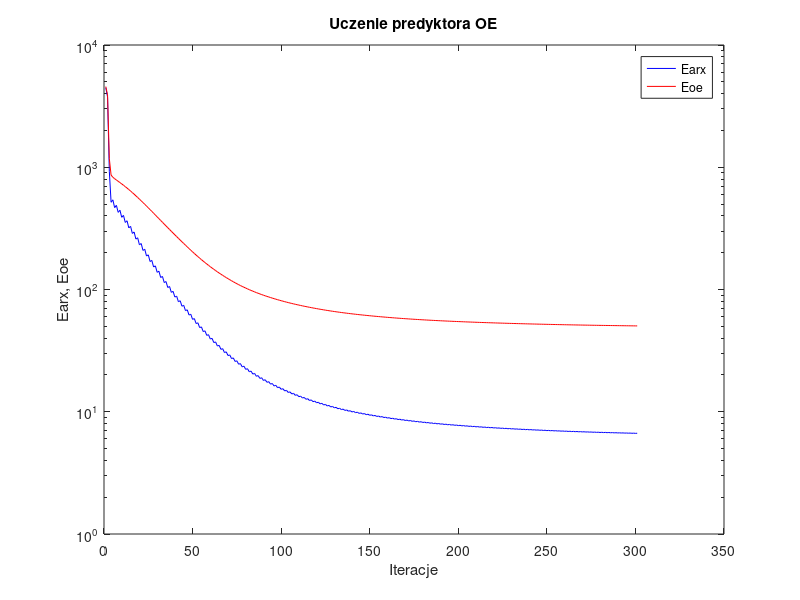
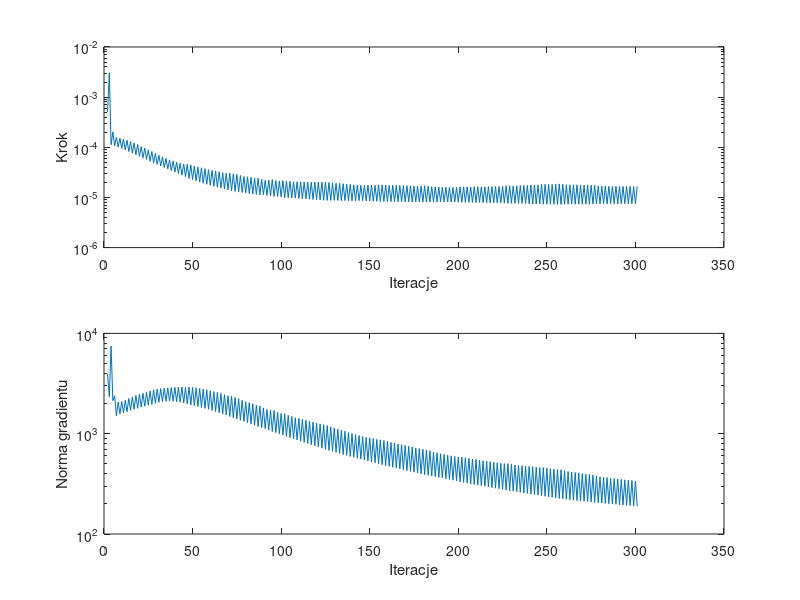

Reproduce these figures in MATLAB, in order.
%uczenie predyktora oe
clear all;
n=0; farx(n+1)=4.475612e+003; foe(n+1)=4.571199e+003; wspucz(n+1)=0.000000e+000; ng(n+1)=0.000000e+000;
n=1; farx(n+1)=3.761043e+003; foe(n+1)=3.907792e+003; krok(n+1)=5.053235e-004; ng(n+1)=3.945823e+003;
n=2; farx(n+1)=9.276067e+002; foe(n+1)=1.177501e+003; krok(n+1)=3.065383e-003; ng(n+1)=2.338939e+003;
n=3; farx(n+1)=5.171372e+002; foe(n+1)=8.623928e+002; krok(n+1)=1.120093e-004; ng(n+1)=7.463035e+003;
n=4; farx(n+1)=5.412733e+002; foe(n+1)=8.288214e+002; krok(n+1)=2.034749e-004; ng(n+1)=2.136019e+003;
n=5; farx(n+1)=4.673794e+002; foe(n+1)=8.057553e+002; krok(n+1)=1.070946e-004; ng(n+1)=2.391647e+003;
n=6; farx(n+1)=4.881077e+002; foe(n+1)=7.868236e+002; krok(n+1)=1.569452e-004; ng(n+1)=1.506832e+003;
n=7; farx(n+1)=4.275667e+002; foe(n+1)=7.673818e+002; krok(n+1)=1.007837e-004; ng(n+1)=2.066015e+003;
n=8; farx(n+1)=4.449175e+002; foe(n+1)=7.494870e+002; krok(n+1)=1.515450e-004; ng(n+1)=1.576888e+003;
n=9; farx(n+1)=3.897082e+002; foe(n+1)=7.305139e+002; krok(n+1)=9.458811e-005; ng(n+1)=2.087342e+003;
n=10; farx(n+1)=4.038854e+002; foe(n+1)=7.127807e+002; krok(n+1)=1.445012e-004; ng(n+1)=1.612377e+003;
n=11; farx(n+1)=3.535435e+002; foe(n+1)=6.938286e+002; krok(n+1)=8.836179e-005; ng(n+1)=2.149728e+003;
n=12; farx(n+1)=3.651773e+002; foe(n+1)=6.759765e+002; krok(n+1)=1.383684e-004; ng(n+1)=1.655843e+003;
n=13; farx(n+1)=3.191746e+002; foe(n+1)=6.568851e+002; krok(n+1)=8.233132e-005; ng(n+1)=2.244732e+003;
n=14; farx(n+1)=3.288520e+002; foe(n+1)=6.390702e+002; krok(n+1)=1.297027e-004; ng(n+1)=1.709447e+003;
n=15; farx(n+1)=2.875044e+002; foe(n+1)=6.201009e+002; krok(n+1)=7.651456e-005; ng(n+1)=2.326846e+003;
n=16; farx(n+1)=2.954278e+002; foe(n+1)=6.023696e+002; krok(n+1)=1.220198e-004; ng(n+1)=1.749400e+003;
n=17; farx(n+1)=2.584158e+002; foe(n+1)=5.836873e+002; krok(n+1)=7.103937e-005; ng(n+1)=2.409198e+003;
n=18; farx(n+1)=2.650242e+002; foe(n+1)=5.663018e+002; krok(n+1)=1.133097e-004; ng(n+1)=1.791407e+003;
n=19; farx(n+1)=2.320787e+002; foe(n+1)=5.481564e+002; krok(n+1)=6.615676e-005; ng(n+1)=2.478764e+003;
n=20; farx(n+1)=2.377018e+002; foe(n+1)=5.313797e+002; krok(n+1)=1.032442e-004; ng(n+1)=1.842773e+003;
n=21; farx(n+1)=2.087567e+002; foe(n+1)=5.140605e+002; krok(n+1)=6.158863e-005; ng(n+1)=2.527368e+003;
n=22; farx(n+1)=2.135295e+002; foe(n+1)=4.978954e+002; krok(n+1)=9.579321e-005; ng(n+1)=1.879364e+003;
n=23; farx(n+1)=1.878726e+002; foe(n+1)=4.813322e+002; krok(n+1)=5.714551e-005; ng(n+1)=2.596092e+003;
n=24; farx(n+1)=1.921094e+002; foe(n+1)=4.659463e+002; krok(n+1)=8.878196e-005; ng(n+1)=1.923321e+003;
n=25; farx(n+1)=1.693883e+002; foe(n+1)=4.501410e+002; krok(n+1)=5.261508e-005; ng(n+1)=2.672378e+003;
n=26; farx(n+1)=1.729905e+002; foe(n+1)=4.354719e+002; krok(n+1)=8.271938e-005; ng(n+1)=1.955001e+003;
n=27; farx(n+1)=1.528170e+002; foe(n+1)=4.205278e+002; krok(n+1)=4.888219e-005; ng(n+1)=2.738029e+003;
n=28; farx(n+1)=1.560684e+002; foe(n+1)=4.067768e+002; krok(n+1)=7.571652e-005; ng(n+1)=2.011575e+003;
n=29; farx(n+1)=1.382163e+002; foe(n+1)=3.927769e+002; krok(n+1)=4.554340e-005; ng(n+1)=2.783063e+003;
n=30; farx(n+1)=1.411264e+002; foe(n+1)=3.799150e+002; krok(n+1)=6.946355e-005; ng(n+1)=2.057838e+003;
n=31; farx(n+1)=1.253546e+002; foe(n+1)=3.668748e+002; krok(n+1)=4.244958e-005; ng(n+1)=2.813560e+003;
n=32; farx(n+1)=1.279369e+002; foe(n+1)=3.548442e+002; krok(n+1)=6.447294e-005; ng(n+1)=2.086700e+003;
n=33; farx(n+1)=1.139396e+002; foe(n+1)=3.427012e+002; krok(n+1)=3.953838e-005; ng(n+1)=2.843110e+003;
n=34; farx(n+1)=1.162265e+002; foe(n+1)=3.314864e+002; krok(n+1)=5.990465e-005; ng(n+1)=2.105858e+003;
n=35; farx(n+1)=1.038041e+002; foe(n+1)=3.202401e+002; krok(n+1)=3.693259e-005; ng(n+1)=2.861368e+003;
n=36; farx(n+1)=1.058497e+002; foe(n+1)=3.098160e+002; krok(n+1)=5.618446e-005; ng(n+1)=2.114469e+003;
n=37; farx(n+1)=9.479125e+001; foe(n+1)=2.993908e+002; krok(n+1)=3.437390e-005; ng(n+1)=2.884234e+003;
n=38; farx(n+1)=9.658496e+001; foe(n+1)=2.896960e+002; krok(n+1)=5.314479e-005; ng(n+1)=2.104441e+003;
n=39; farx(n+1)=8.672608e+001; foe(n+1)=2.800614e+002; krok(n+1)=3.204087e-005; ng(n+1)=2.897671e+003;
n=40; farx(n+1)=8.830698e+001; foe(n+1)=2.710705e+002; krok(n+1)=5.059212e-005; ng(n+1)=2.085789e+003;
n=41; farx(n+1)=7.947585e+001; foe(n+1)=2.621733e+002; krok(n+1)=2.993183e-005; ng(n+1)=2.906928e+003;
n=42; farx(n+1)=8.090686e+001; foe(n+1)=2.538835e+002; krok(n+1)=4.837788e-005; ng(n+1)=2.069546e+003;
n=43; farx(n+1)=7.299478e+001; foe(n+1)=2.456556e+002; krok(n+1)=2.780862e-005; ng(n+1)=2.916251e+003;
n=44; farx(n+1)=7.422416e+001; foe(n+1)=2.379705e+002; krok(n+1)=4.661880e-005; ng(n+1)=2.033137e+003;
n=45; farx(n+1)=6.718073e+001; foe(n+1)=2.304097e+002; krok(n+1)=2.581106e-005; ng(n+1)=2.907974e+003;
n=46; farx(n+1)=6.820407e+001; foe(n+1)=2.232313e+002; krok(n+1)=4.614756e-005; ng(n+1)=1.977278e+003;
n=47; farx(n+1)=6.184141e+001; foe(n+1)=2.162076e+002; krok(n+1)=2.394830e-005; ng(n+1)=2.923743e+003;
n=48; farx(n+1)=6.271447e+001; foe(n+1)=2.095809e+002; krok(n+1)=4.461789e-005; ng(n+1)=1.933019e+003;
n=49; farx(n+1)=5.698221e+001; foe(n+1)=2.031639e+002; krok(n+1)=2.262551e-005; ng(n+1)=2.900768e+003;
n=50; farx(n+1)=5.781181e+001; foe(n+1)=1.971651e+002; krok(n+1)=4.244958e-005; ng(n+1)=1.907100e+003;
n=51; farx(n+1)=5.266243e+001; foe(n+1)=1.913090e+002; krok(n+1)=2.132008e-005; ng(n+1)=2.870065e+003;
n=52; farx(n+1)=5.339876e+001; foe(n+1)=1.858234e+002; krok(n+1)=4.068304e-005; ng(n+1)=1.864263e+003;
n=53; farx(n+1)=4.877986e+001; foe(n+1)=1.805135e+002; krok(n+1)=2.020969e-005; ng(n+1)=2.825229e+003;
n=54; farx(n+1)=4.944837e+001; foe(n+1)=1.755115e+002; krok(n+1)=3.909086e-005; ng(n+1)=1.826077e+003;
n=55; farx(n+1)=4.528337e+001; foe(n+1)=1.706835e+002; krok(n+1)=1.920477e-005; ng(n+1)=2.782719e+003;
n=56; farx(n+1)=4.590370e+001; foe(n+1)=1.661396e+002; krok(n+1)=3.746225e-005; ng(n+1)=1.788595e+003;
n=57; farx(n+1)=4.214156e+001; foe(n+1)=1.617535e+002; krok(n+1)=1.831129e-005; ng(n+1)=2.733658e+003;
n=58; farx(n+1)=4.272292e+001; foe(n+1)=1.576303e+002; krok(n+1)=3.592136e-005; ng(n+1)=1.750011e+003;
n=59; farx(n+1)=3.932181e+001; foe(n+1)=1.536438e+002; krok(n+1)=1.747693e-005; ng(n+1)=2.681030e+003;
n=60; farx(n+1)=3.986072e+001; foe(n+1)=1.498895e+002; krok(n+1)=3.463091e-005; ng(n+1)=1.707655e+003;
n=61; farx(n+1)=3.678555e+001; foe(n+1)=1.462608e+002; krok(n+1)=1.666649e-005; ng(n+1)=2.627233e+003;
n=62; farx(n+1)=3.727380e+001; foe(n+1)=1.428203e+002; krok(n+1)=3.371798e-005; ng(n+1)=1.661057e+003;
n=63; farx(n+1)=3.447716e+001; foe(n+1)=1.395067e+002; krok(n+1)=1.595012e-005; ng(n+1)=2.575819e+003;
n=64; farx(n+1)=3.493289e+001; foe(n+1)=1.363719e+002; krok(n+1)=3.261438e-005; ng(n+1)=1.618171e+003;
n=65; farx(n+1)=3.238320e+001; foe(n+1)=1.333508e+002; krok(n+1)=1.535151e-005; ng(n+1)=2.518245e+003;
n=66; farx(n+1)=3.281693e+001; foe(n+1)=1.305087e+002; krok(n+1)=3.121480e-005; ng(n+1)=1.578681e+003;
n=67; farx(n+1)=3.050198e+001; foe(n+1)=1.277700e+002; krok(n+1)=1.482745e-005; ng(n+1)=2.448446e+003;
n=68; farx(n+1)=3.091118e+001; foe(n+1)=1.251782e+002; krok(n+1)=3.023762e-005; ng(n+1)=1.537061e+003;
n=69; farx(n+1)=2.881475e+001; foe(n+1)=1.226755e+002; krok(n+1)=1.416371e-005; ng(n+1)=2.390388e+003;
n=70; farx(n+1)=2.917196e+001; foe(n+1)=1.202509e+002; krok(n+1)=3.059974e-005; ng(n+1)=1.485071e+003;
n=71; farx(n+1)=2.722622e+001; foe(n+1)=1.179133e+002; krok(n+1)=1.357488e-005; ng(n+1)=2.366648e+003;
n=72; farx(n+1)=2.756410e+001; foe(n+1)=1.157043e+002; krok(n+1)=2.952483e-005; ng(n+1)=1.443630e+003;
n=73; farx(n+1)=2.579112e+001; foe(n+1)=1.135785e+002; krok(n+1)=1.315377e-005; ng(n+1)=2.296851e+003;
n=74; farx(n+1)=2.610635e+001; foe(n+1)=1.115523e+002; krok(n+1)=2.877521e-005; ng(n+1)=1.400961e+003;
n=75; farx(n+1)=2.447622e+001; foe(n+1)=1.096074e+002; krok(n+1)=1.280413e-005; ng(n+1)=2.236848e+003;
n=76; farx(n+1)=2.477963e+001; foe(n+1)=1.077673e+002; krok(n+1)=2.746916e-005; ng(n+1)=1.362858e+003;
n=77; farx(n+1)=2.328615e+001; foe(n+1)=1.060076e+002; krok(n+1)=1.259177e-005; ng(n+1)=2.156006e+003;
n=78; farx(n+1)=2.358781e+001; foe(n+1)=1.043429e+002; krok(n+1)=2.624535e-005; ng(n+1)=1.328294e+003;
n=79; farx(n+1)=2.221887e+001; foe(n+1)=1.027368e+002; krok(n+1)=1.229246e-005; ng(n+1)=2.087944e+003;
n=80; farx(n+1)=2.250441e+001; foe(n+1)=1.012014e+002; krok(n+1)=2.580710e-005; ng(n+1)=1.288658e+003;
n=81; farx(n+1)=2.123475e+001; foe(n+1)=9.971446e+001; krok(n+1)=1.197513e-005; ng(n+1)=2.042481e+003;
n=82; farx(n+1)=2.150744e+001; foe(n+1)=9.830190e+001; krok(n+1)=2.518354e-005; ng(n+1)=1.251286e+003;
n=83; farx(n+1)=2.033181e+001; foe(n+1)=9.693079e+001; krok(n+1)=1.171380e-005; ng(n+1)=1.988516e+003;
n=84; farx(n+1)=2.059094e+001; foe(n+1)=9.562981e+001; krok(n+1)=2.443486e-005; ng(n+1)=1.215281e+003;
n=85; farx(n+1)=1.950587e+001; foe(n+1)=9.437173e+001; krok(n+1)=1.149974e-005; ng(n+1)=1.925120e+003;
n=86; farx(n+1)=1.975651e+001; foe(n+1)=9.316914e+001; krok(n+1)=2.418894e-005; ng(n+1)=1.181069e+003;
n=87; farx(n+1)=1.873646e+001; foe(n+1)=9.199111e+001; krok(n+1)=1.126542e-005; ng(n+1)=1.892205e+003;
n=88; farx(n+1)=1.897738e+001; foe(n+1)=9.088902e+001; krok(n+1)=2.299949e-005; ng(n+1)=1.150351e+003;
n=89; farx(n+1)=1.803409e+001; foe(n+1)=8.982056e+001; krok(n+1)=1.126542e-005; ng(n+1)=1.809015e+003;
n=90; farx(n+1)=1.827514e+001; foe(n+1)=8.881628e+001; krok(n+1)=2.190752e-005; ng(n+1)=1.124097e+003;
n=91; farx(n+1)=1.740809e+001; foe(n+1)=8.783396e+001; krok(n+1)=1.104522e-005; ng(n+1)=1.744594e+003;
n=92; farx(n+1)=1.762967e+001; foe(n+1)=8.688337e+001; krok(n+1)=2.212034e-005; ng(n+1)=1.088195e+003;
n=93; farx(n+1)=1.682078e+001; foe(n+1)=8.595863e+001; krok(n+1)=1.069939e-005; ng(n+1)=1.715583e+003;
n=94; farx(n+1)=1.702458e+001; foe(n+1)=8.505252e+001; krok(n+1)=2.277170e-005; ng(n+1)=1.052379e+003;
n=95; farx(n+1)=1.625190e+001; foe(n+1)=8.416866e+001; krok(n+1)=1.046074e-005; ng(n+1)=1.706396e+003;
n=96; farx(n+1)=1.644771e+001; foe(n+1)=8.333299e+001; krok(n+1)=2.170937e-005; ng(n+1)=1.024960e+003;
n=97; farx(n+1)=1.573397e+001; foe(n+1)=8.252776e+001; krok(n+1)=1.044207e-005; ng(n+1)=1.629955e+003;
n=98; farx(n+1)=1.592586e+001; foe(n+1)=8.175163e+001; krok(n+1)=2.132008e-005; ng(n+1)=9.980489e+002;
n=99; farx(n+1)=1.525753e+001; foe(n+1)=8.099656e+001; krok(n+1)=1.023989e-005; ng(n+1)=1.592175e+003;
n=100; farx(n+1)=1.544131e+001; foe(n+1)=8.026297e+001; krok(n+1)=2.167257e-005; ng(n+1)=9.683895e+002;
n=101; farx(n+1)=1.480689e+001; foe(n+1)=7.954003e+001; krok(n+1)=9.955536e-006; ng(n+1)=1.580556e+003;
n=102; farx(n+1)=1.497529e+001; foe(n+1)=7.884443e+001; krok(n+1)=2.139878e-005; ng(n+1)=9.389180e+002;
n=103; farx(n+1)=1.438317e+001; foe(n+1)=7.817519e+001; krok(n+1)=9.888364e-006; ng(n+1)=1.525750e+003;
n=104; farx(n+1)=1.454697e+001; foe(n+1)=7.752432e+001; krok(n+1)=2.114892e-005; ng(n+1)=9.135914e+002;
n=105; farx(n+1)=1.398542e+001; foe(n+1)=7.689419e+001; krok(n+1)=9.809075e-006; ng(n+1)=1.491489e+003;
n=106; farx(n+1)=1.414667e+001; foe(n+1)=7.629033e+001; krok(n+1)=2.047978e-005; ng(n+1)=8.911879e+002;
n=107; farx(n+1)=1.362155e+001; foe(n+1)=7.570346e+001; krok(n+1)=9.716744e-006; ng(n+1)=1.443557e+003;
n=108; farx(n+1)=1.377690e+001; foe(n+1)=7.513201e+001; krok(n+1)=2.058283e-005; ng(n+1)=8.662983e+002;
n=109; farx(n+1)=1.327738e+001; foe(n+1)=7.457295e+001; krok(n+1)=9.554760e-006; ng(n+1)=1.422051e+003;
n=110; farx(n+1)=1.342652e+001; foe(n+1)=7.403324e+001; krok(n+1)=2.044242e-005; ng(n+1)=8.426832e+002;
n=111; farx(n+1)=1.295469e+001; foe(n+1)=7.350569e+001; krok(n+1)=9.434846e-006; ng(n+1)=1.389186e+003;
n=112; farx(n+1)=1.309744e+001; foe(n+1)=7.299431e+001; krok(n+1)=2.036880e-005; ng(n+1)=8.195296e+002;
n=113; farx(n+1)=1.264949e+001; foe(n+1)=7.249551e+001; krok(n+1)=9.351708e-006; ng(n+1)=1.358344e+003;
n=114; farx(n+1)=1.278949e+001; foe(n+1)=7.201469e+001; krok(n+1)=2.018691e-005; ng(n+1)=7.987394e+002;
n=115; farx(n+1)=1.236466e+001; foe(n+1)=7.154134e+001; krok(n+1)=9.225986e-006; ng(n+1)=1.331059e+003;
n=116; farx(n+1)=1.249869e+001; foe(n+1)=7.108407e+001; krok(n+1)=2.018691e-005; ng(n+1)=7.769437e+002;
n=117; farx(n+1)=1.209529e+001; foe(n+1)=7.063493e+001; krok(n+1)=9.119360e-006; ng(n+1)=1.303496e+003;
n=118; farx(n+1)=1.222476e+001; foe(n+1)=7.020076e+001; krok(n+1)=2.018691e-005; ng(n+1)=7.565691e+002;
n=119; farx(n+1)=1.184107e+001; foe(n+1)=6.977330e+001; krok(n+1)=9.003600e-006; ng(n+1)=1.278824e+003;
n=120; farx(n+1)=1.196540e+001; foe(n+1)=6.935990e+001; krok(n+1)=2.018691e-005; ng(n+1)=7.365898e+002;
n=121; farx(n+1)=1.160125e+001; foe(n+1)=6.895371e+001; krok(n+1)=8.887598e-006; ng(n+1)=1.252434e+003;
n=122; farx(n+1)=1.172006e+001; foe(n+1)=6.855812e+001; krok(n+1)=2.031518e-005; ng(n+1)=7.167397e+002;
n=123; farx(n+1)=1.137221e+001; foe(n+1)=6.817087e+001; krok(n+1)=8.804989e-006; ng(n+1)=1.229181e+003;
n=124; farx(n+1)=1.148807e+001; foe(n+1)=6.779627e+001; krok(n+1)=2.018691e-005; ng(n+1)=6.988905e+002;
n=125; farx(n+1)=1.115626e+001; foe(n+1)=6.742808e+001; krok(n+1)=8.739066e-006; ng(n+1)=1.203275e+003;
n=126; farx(n+1)=1.126834e+001; foe(n+1)=6.707311e+001; krok(n+1)=1.991107e-005; ng(n+1)=6.817079e+002;
n=127; farx(n+1)=1.095290e+001; foe(n+1)=6.672574e+001; krok(n+1)=8.718949e-006; ng(n+1)=1.170490e+003;
n=128; farx(n+1)=1.106209e+001; foe(n+1)=6.639038e+001; krok(n+1)=1.954543e-005; ng(n+1)=6.657169e+002;
n=129; farx(n+1)=1.076181e+001; foe(n+1)=6.606275e+001; krok(n+1)=8.718949e-006; ng(n+1)=1.137578e+003;
n=130; farx(n+1)=1.086902e+001; foe(n+1)=6.574648e+001; krok(n+1)=1.916970e-005; ng(n+1)=6.507819e+002;
n=131; farx(n+1)=1.058341e+001; foe(n+1)=6.543656e+001; krok(n+1)=8.686387e-006; ng(n+1)=1.107469e+003;
n=132; farx(n+1)=1.068773e+001; foe(n+1)=6.513531e+001; krok(n+1)=1.908189e-005; ng(n+1)=6.354163e+002;
n=133; farx(n+1)=1.041393e+001; foe(n+1)=6.483972e+001; krok(n+1)=8.648025e-006; ng(n+1)=1.084631e+003;
n=134; farx(n+1)=1.051570e+001; foe(n+1)=6.455393e+001; krok(n+1)=1.881044e-005; ng(n+1)=6.211364e+002;
n=135; farx(n+1)=1.025373e+001; foe(n+1)=6.427354e+001; krok(n+1)=8.648025e-006; ng(n+1)=1.057676e+003;
n=136; farx(n+1)=1.035342e+001; foe(n+1)=6.400313e+001; krok(n+1)=1.843594e-005; ng(n+1)=6.078598e+002;
n=137; farx(n+1)=1.010338e+001; foe(n+1)=6.373764e+001; krok(n+1)=8.648025e-006; ng(n+1)=1.029621e+003;
n=138; farx(n+1)=1.020074e+001; foe(n+1)=6.348053e+001; krok(n+1)=1.819728e-005; ng(n+1)=5.946883e+002;
n=139; farx(n+1)=9.960949e+000; foe(n+1)=6.322799e+001; krok(n+1)=8.648025e-006; ng(n+1)=1.005749e+003;
n=140; farx(n+1)=1.005622e+001; foe(n+1)=6.298398e+001; krok(n+1)=1.787154e-005; ng(n+1)=5.823368e+002;
n=141; farx(n+1)=9.826851e+000; foe(n+1)=6.274422e+001; krok(n+1)=8.648025e-006; ng(n+1)=9.802190e+002;
n=142; farx(n+1)=9.919775e+000; foe(n+1)=6.251160e+001; krok(n+1)=1.765974e-005; ng(n+1)=5.700785e+002;
n=143; farx(n+1)=9.699550e+000; foe(n+1)=6.228316e+001; krok(n+1)=8.648025e-006; ng(n+1)=9.578713e+002;
n=144; farx(n+1)=9.790628e+000; foe(n+1)=6.206166e+001; krok(n+1)=1.743790e-005; ng(n+1)=5.586097e+002;
n=145; farx(n+1)=9.579660e+000; foe(n+1)=6.184361e+001; krok(n+1)=8.610243e-006; ng(n+1)=9.371323e+002;
n=146; farx(n+1)=9.667994e+000; foe(n+1)=6.163072e+001; krok(n+1)=1.744002e-005; ng(n+1)=5.463064e+002;
n=147; farx(n+1)=9.465380e+000; foe(n+1)=6.142163e+001; krok(n+1)=8.546025e-006; ng(n+1)=9.204896e+002;
n=148; farx(n+1)=9.551316e+000; foe(n+1)=6.121633e+001; krok(n+1)=1.760998e-005; ng(n+1)=5.340301e+002;
n=149; farx(n+1)=9.355304e+000; foe(n+1)=6.101436e+001; krok(n+1)=8.470861e-006; ng(n+1)=9.098753e+002;
n=150; farx(n+1)=9.438872e+000; foe(n+1)=6.081705e+001; krok(n+1)=1.761549e-005; ng(n+1)=5.226325e+002;
n=151; farx(n+1)=9.249570e+000; foe(n+1)=6.062313e+001; krok(n+1)=8.445281e-006; ng(n+1)=8.943129e+002;
n=152; farx(n+1)=9.331450e+000; foe(n+1)=6.043456e+001; krok(n+1)=1.747813e-005; ng(n+1)=5.124618e+002;
n=153; farx(n+1)=9.149917e+000; foe(n+1)=6.024876e+001; krok(n+1)=8.379583e-006; ng(n+1)=8.771644e+002;
n=154; farx(n+1)=9.229225e+000; foe(n+1)=6.006598e+001; krok(n+1)=1.773106e-005; ng(n+1)=5.011748e+002;
n=155; farx(n+1)=9.053194e+000; foe(n+1)=5.988620e+001; krok(n+1)=8.311102e-006; ng(n+1)=8.678381e+002;
n=156; farx(n+1)=9.130628e+000; foe(n+1)=5.971047e+001; krok(n+1)=1.775984e-005; ng(n+1)=4.909722e+002;
n=157; farx(n+1)=8.960361e+000; foe(n+1)=5.953738e+001; krok(n+1)=8.272636e-006; ng(n+1)=8.546226e+002;
n=158; farx(n+1)=9.035938e+000; foe(n+1)=5.936882e+001; krok(n+1)=1.767686e-005; ng(n+1)=4.812783e+002;
n=159; farx(n+1)=8.871339e+000; foe(n+1)=5.920283e+001; krok(n+1)=8.269595e-006; ng(n+1)=8.385161e+002;
n=160; farx(n+1)=8.945365e+000; foe(n+1)=5.904189e+001; krok(n+1)=1.743790e-005; ng(n+1)=4.723644e+002;
n=161; farx(n+1)=8.787356e+000; foe(n+1)=5.888333e+001; krok(n+1)=8.245594e-006; ng(n+1)=8.196825e+002;
n=162; farx(n+1)=8.859561e+000; foe(n+1)=5.872796e+001; krok(n+1)=1.755604e-005; ng(n+1)=4.627357e+002;
n=163; farx(n+1)=8.706155e+000; foe(n+1)=5.857476e+001; krok(n+1)=8.205260e-006; ng(n+1)=8.091402e+002;
n=164; farx(n+1)=8.776369e+000; foe(n+1)=5.842563e+001; krok(n+1)=1.738167e-005; ng(n+1)=4.538926e+002;
n=165; farx(n+1)=8.628713e+000; foe(n+1)=5.827930e+001; krok(n+1)=8.206521e-006; ng(n+1)=7.905789e+002;
n=166; farx(n+1)=8.697484e+000; foe(n+1)=5.813603e+001; krok(n+1)=1.733605e-005; ng(n+1)=4.452740e+002;
n=167; farx(n+1)=8.554503e+000; foe(n+1)=5.799517e+001; krok(n+1)=8.182517e-006; ng(n+1)=7.775204e+002;
n=168; farx(n+1)=8.621734e+000; foe(n+1)=5.785747e+001; krok(n+1)=1.726474e-005; ng(n+1)=4.368707e+002;
n=169; farx(n+1)=8.483387e+000; foe(n+1)=5.772207e+001; krok(n+1)=8.166804e-006; ng(n+1)=7.635672e+002;
n=170; farx(n+1)=8.549135e+000; foe(n+1)=5.758969e+001; krok(n+1)=1.718695e-005; ng(n+1)=4.287133e+002;
n=171; farx(n+1)=8.415052e+000; foe(n+1)=5.745952e+001; krok(n+1)=8.164371e-006; ng(n+1)=7.497954e+002;
n=172; farx(n+1)=8.479726e+000; foe(n+1)=5.733261e+001; krok(n+1)=1.707914e-005; ng(n+1)=4.210506e+002;
n=173; farx(n+1)=8.349700e+000; foe(n+1)=5.720726e+001; krok(n+1)=8.151193e-006; ng(n+1)=7.371590e+002;
n=174; farx(n+1)=8.412677e+000; foe(n+1)=5.708529e+001; krok(n+1)=1.689172e-005; ng(n+1)=4.134367e+002;
n=175; farx(n+1)=8.287353e+000; foe(n+1)=5.696539e+001; krok(n+1)=8.155065e-006; ng(n+1)=7.202606e+002;
n=176; farx(n+1)=8.349198e+000; foe(n+1)=5.684780e+001; krok(n+1)=1.693219e-005; ng(n+1)=4.059732e+002;
n=177; farx(n+1)=8.227356e+000; foe(n+1)=5.673175e+001; krok(n+1)=8.112714e-006; ng(n+1)=7.110447e+002;
n=178; farx(n+1)=8.287748e+000; foe(n+1)=5.661819e+001; krok(n+1)=1.693774e-005; ng(n+1)=3.985321e+002;
n=179; farx(n+1)=8.169946e+000; foe(n+1)=5.650626e+001; krok(n+1)=8.058704e-006; ng(n+1)=6.996879e+002;
n=180; farx(n+1)=8.228478e+000; foe(n+1)=5.639576e+001; krok(n+1)=1.709205e-005; ng(n+1)=3.905526e+002;
n=181; farx(n+1)=8.113567e+000; foe(n+1)=5.628757e+001; krok(n+1)=8.059117e-006; ng(n+1)=6.897149e+002;
n=182; farx(n+1)=8.171294e+000; foe(n+1)=5.618183e+001; krok(n+1)=1.689172e-005; ng(n+1)=3.843814e+002;
n=183; farx(n+1)=8.059238e+000; foe(n+1)=5.607776e+001; krok(n+1)=8.106422e-006; ng(n+1)=6.768670e+002;
n=184; farx(n+1)=8.115947e+000; foe(n+1)=5.597724e+001; krok(n+1)=1.637351e-005; ng(n+1)=3.791413e+002;
n=185; farx(n+1)=8.008206e+000; foe(n+1)=5.587832e+001; krok(n+1)=8.164371e-006; ng(n+1)=6.566918e+002;
n=186; farx(n+1)=8.063958e+000; foe(n+1)=5.578164e+001; krok(n+1)=1.625776e-005; ng(n+1)=3.730671e+002;
n=187; farx(n+1)=7.959344e+000; foe(n+1)=5.568623e+001; krok(n+1)=8.153596e-006; ng(n+1)=6.454730e+002;
n=188; farx(n+1)=8.013539e+000; foe(n+1)=5.559283e+001; krok(n+1)=1.611741e-005; ng(n+1)=3.667465e+002;
n=189; farx(n+1)=7.911920e+000; foe(n+1)=5.550130e+001; krok(n+1)=8.205260e-006; ng(n+1)=6.312062e+002;
n=190; farx(n+1)=7.965658e+000; foe(n+1)=5.541186e+001; krok(n+1)=1.592832e-005; ng(n+1)=3.615594e+002;
n=191; farx(n+1)=7.866958e+000; foe(n+1)=5.532343e+001; krok(n+1)=8.182517e-006; ng(n+1)=6.210508e+002;
n=192; farx(n+1)=7.919526e+000; foe(n+1)=5.523674e+001; krok(n+1)=1.596631e-005; ng(n+1)=3.553097e+002;
n=193; farx(n+1)=7.823313e+000; foe(n+1)=5.515110e+001; krok(n+1)=8.164371e-006; ng(n+1)=6.123794e+002;
n=194; farx(n+1)=7.874699e+000; foe(n+1)=5.506731e+001; krok(n+1)=1.588017e-005; ng(n+1)=3.495058e+002;
n=195; farx(n+1)=7.781229e+000; foe(n+1)=5.498474e+001; krok(n+1)=8.166804e-006; ng(n+1)=6.012291e+002;
n=196; farx(n+1)=7.831773e+000; foe(n+1)=5.490373e+001; krok(n+1)=1.587668e-005; ng(n+1)=3.440929e+002;
n=197; farx(n+1)=7.740737e+000; foe(n+1)=5.482366e+001; krok(n+1)=8.129247e-006; ng(n+1)=5.934289e+002;
n=198; farx(n+1)=7.790241e+000; foe(n+1)=5.474498e+001; krok(n+1)=1.596631e-005; ng(n+1)=3.384942e+002;
n=199; farx(n+1)=7.701750e+000; foe(n+1)=5.466722e+001; krok(n+1)=8.058704e-006; ng(n+1)=5.866730e+002;
n=200; farx(n+1)=7.750231e+000; foe(n+1)=5.459023e+001; krok(n+1)=1.630239e-005; ng(n+1)=3.323826e+002;
n=201; farx(n+1)=7.663297e+000; foe(n+1)=5.451409e+001; krok(n+1)=7.989188e-006; ng(n+1)=5.844815e+002;
n=202; farx(n+1)=7.710694e+000; foe(n+1)=5.443934e+001; krok(n+1)=1.633595e-005; ng(n+1)=3.270547e+002;
n=203; farx(n+1)=7.625849e+000; foe(n+1)=5.436559e+001; krok(n+1)=7.983154e-006; ng(n+1)=5.762412e+002;
n=204; farx(n+1)=7.672405e+000; foe(n+1)=5.429338e+001; krok(n+1)=1.625776e-005; ng(n+1)=3.222805e+002;
n=205; farx(n+1)=7.589706e+000; foe(n+1)=5.422206e+001; krok(n+1)=7.983154e-006; ng(n+1)=5.672267e+002;
n=206; farx(n+1)=7.635504e+000; foe(n+1)=5.415224e+001; krok(n+1)=1.621284e-005; ng(n+1)=3.175935e+002;
n=207; farx(n+1)=7.555116e+000; foe(n+1)=5.408312e+001; krok(n+1)=7.940086e-006; ng(n+1)=5.593066e+002;
n=208; farx(n+1)=7.599897e+000; foe(n+1)=5.401493e+001; krok(n+1)=1.641052e-005; ng(n+1)=3.123237e+002;
n=209; farx(n+1)=7.521096e+000; foe(n+1)=5.394757e+001; krok(n+1)=7.909320e-006; ng(n+1)=5.542785e+002;
n=210; farx(n+1)=7.564961e+000; foe(n+1)=5.388153e+001; krok(n+1)=1.634484e-005; ng(n+1)=3.077226e+002;
n=211; farx(n+1)=7.488120e+000; foe(n+1)=5.381640e+001; krok(n+1)=7.918258e-006; ng(n+1)=5.452502e+002;
n=212; farx(n+1)=7.531276e+000; foe(n+1)=5.375257e+001; krok(n+1)=1.625776e-005; ng(n+1)=3.034774e+002;
n=213; farx(n+1)=7.456437e+000; foe(n+1)=5.368950e+001; krok(n+1)=7.902593e-006; ng(n+1)=5.371549e+002;
n=214; farx(n+1)=7.498815e+000; foe(n+1)=5.362743e+001; krok(n+1)=1.632874e-005; ng(n+1)=2.988963e+002;
n=215; farx(n+1)=7.425693e+000; foe(n+1)=5.356608e+001; krok(n+1)=7.866658e-006; ng(n+1)=5.314517e+002;
n=216; farx(n+1)=7.467296e+000; foe(n+1)=5.350563e+001; krok(n+1)=1.643953e-005; ng(n+1)=2.944619e+002;
n=217; farx(n+1)=7.395703e+000; foe(n+1)=5.344586e+001; krok(n+1)=7.835092e-006; ng(n+1)=5.263971e+002;
n=218; farx(n+1)=7.436482e+000; foe(n+1)=5.338711e+001; krok(n+1)=1.645337e-005; ng(n+1)=2.902793e+002;
n=219; farx(n+1)=7.366607e+000; foe(n+1)=5.332909e+001; krok(n+1)=7.817314e-006; ng(n+1)=5.194580e+002;
n=220; farx(n+1)=7.406749e+000; foe(n+1)=5.327195e+001; krok(n+1)=1.653919e-005; ng(n+1)=2.862435e+002;
n=221; farx(n+1)=7.338218e+000; foe(n+1)=5.321539e+001; krok(n+1)=7.794783e-006; ng(n+1)=5.146973e+002;
n=222; farx(n+1)=7.377625e+000; foe(n+1)=5.315996e+001; krok(n+1)=1.649003e-005; ng(n+1)=2.825266e+002;
n=223; farx(n+1)=7.310913e+000; foe(n+1)=5.310513e+001; krok(n+1)=7.768137e-006; ng(n+1)=5.072790e+002;
n=224; farx(n+1)=7.349589e+000; foe(n+1)=5.305094e+001; krok(n+1)=1.666809e-005; ng(n+1)=2.784983e+002;
n=225; farx(n+1)=7.284400e+000; foe(n+1)=5.299738e+001; krok(n+1)=7.698578e-006; ng(n+1)=5.033759e+002;
n=226; farx(n+1)=7.322466e+000; foe(n+1)=5.294409e+001; krok(n+1)=1.707914e-005; ng(n+1)=2.743097e+002;
n=227; farx(n+1)=7.258119e+000; foe(n+1)=5.289127e+001; krok(n+1)=7.626235e-006; ng(n+1)=5.034545e+002;
n=228; farx(n+1)=7.295195e+000; foe(n+1)=5.283924e+001; krok(n+1)=1.709205e-005; ng(n+1)=2.706112e+002;
n=229; farx(n+1)=7.232385e+000; foe(n+1)=5.278812e+001; krok(n+1)=7.638207e-006; ng(n+1)=4.953760e+002;
n=230; farx(n+1)=7.268883e+000; foe(n+1)=5.273773e+001; krok(n+1)=1.700060e-005; ng(n+1)=2.674159e+002;
n=231; farx(n+1)=7.207505e+000; foe(n+1)=5.268816e+001; krok(n+1)=7.640629e-006; ng(n+1)=4.882480e+002;
n=232; farx(n+1)=7.243717e+000; foe(n+1)=5.263926e+001; krok(n+1)=1.707914e-005; ng(n+1)=2.642177e+002;
n=233; farx(n+1)=7.183496e+000; foe(n+1)=5.259070e+001; krok(n+1)=7.585237e-006; ng(n+1)=4.852809e+002;
n=234; farx(n+1)=7.218894e+000; foe(n+1)=5.254279e+001; krok(n+1)=1.722049e-005; ng(n+1)=2.606076e+002;
n=235; farx(n+1)=7.159962e+000; foe(n+1)=5.249547e+001; krok(n+1)=7.559984e-006; ng(n+1)=4.800151e+002;
n=236; farx(n+1)=7.194794e+000; foe(n+1)=5.244871e+001; krok(n+1)=1.733471e-005; ng(n+1)=2.572581e+002;
n=237; farx(n+1)=7.136976e+000; foe(n+1)=5.240249e+001; krok(n+1)=7.532364e-006; ng(n+1)=4.758053e+002;
n=238; farx(n+1)=7.171322e+000; foe(n+1)=5.235690e+001; krok(n+1)=1.743790e-005; ng(n+1)=2.540287e+002;
n=239; farx(n+1)=7.114670e+000; foe(n+1)=5.231171e+001; krok(n+1)=7.488082e-006; ng(n+1)=4.719143e+002;
n=240; farx(n+1)=7.148387e+000; foe(n+1)=5.226700e+001; krok(n+1)=1.763687e-005; ng(n+1)=2.506116e+002;
n=241; farx(n+1)=7.092808e+000; foe(n+1)=5.222278e+001; krok(n+1)=7.447416e-006; ng(n+1)=4.683212e+002;
n=242; farx(n+1)=7.125887e+000; foe(n+1)=5.217900e+001; krok(n+1)=1.777520e-005; ng(n+1)=2.473169e+002;
n=243; farx(n+1)=7.071369e+000; foe(n+1)=5.213583e+001; krok(n+1)=7.426417e-006; ng(n+1)=4.638256e+002;
n=244; farx(n+1)=7.103936e+000; foe(n+1)=5.209314e+001; krok(n+1)=1.782892e-005; ng(n+1)=2.442672e+002;
n=245; farx(n+1)=7.050672e+000; foe(n+1)=5.205102e+001; krok(n+1)=7.381362e-006; ng(n+1)=4.590830e+002;
n=246; farx(n+1)=7.082775e+000; foe(n+1)=5.200895e+001; krok(n+1)=1.821997e-005; ng(n+1)=2.408594e+002;
n=247; farx(n+1)=7.030088e+000; foe(n+1)=5.196737e+001; krok(n+1)=7.336129e-006; ng(n+1)=4.586527e+002;
n=248; farx(n+1)=7.061697e+000; foe(n+1)=5.192637e+001; krok(n+1)=1.825798e-005; ng(n+1)=2.379128e+002;
n=249; farx(n+1)=7.009962e+000; foe(n+1)=5.188581e+001; krok(n+1)=7.334139e-006; ng(n+1)=4.537838e+002;
n=250; farx(n+1)=7.041088e+000; foe(n+1)=5.184603e+001; krok(n+1)=1.814366e-005; ng(n+1)=2.352101e+002;
n=251; farx(n+1)=6.990582e+000; foe(n+1)=5.180665e+001; krok(n+1)=7.325937e-006; ng(n+1)=4.472760e+002;
n=252; farx(n+1)=7.021202e+000; foe(n+1)=5.176775e+001; krok(n+1)=1.823411e-005; ng(n+1)=2.322910e+002;
n=253; farx(n+1)=6.971668e+000; foe(n+1)=5.172928e+001; krok(n+1)=7.303802e-006; ng(n+1)=4.429764e+002;
n=254; farx(n+1)=7.001836e+000; foe(n+1)=5.169123e+001; krok(n+1)=1.834698e-005; ng(n+1)=2.294245e+002;
n=255; farx(n+1)=6.953275e+000; foe(n+1)=5.165358e+001; krok(n+1)=7.265431e-006; ng(n+1)=4.392701e+002;
n=256; farx(n+1)=6.982994e+000; foe(n+1)=5.161614e+001; krok(n+1)=1.861995e-005; ng(n+1)=2.264121e+002;
n=257; farx(n+1)=6.934940e+000; foe(n+1)=5.157911e+001; krok(n+1)=7.258975e-006; ng(n+1)=4.372548e+002;
n=258; farx(n+1)=6.964207e+000; foe(n+1)=5.154294e+001; krok(n+1)=1.834698e-005; ng(n+1)=2.240639e+002;
n=259; farx(n+1)=6.917187e+000; foe(n+1)=5.150714e+001; krok(n+1)=7.304702e-006; ng(n+1)=4.294159e+002;
n=260; farx(n+1)=6.945959e+000; foe(n+1)=5.147232e+001; krok(n+1)=1.792006e-005; ng(n+1)=2.219405e+002;
n=261; farx(n+1)=6.900323e+000; foe(n+1)=5.143789e+001; krok(n+1)=7.336129e-006; ng(n+1)=4.197690e+002;
n=262; farx(n+1)=6.928661e+000; foe(n+1)=5.140393e+001; krok(n+1)=1.788662e-005; ng(n+1)=2.197159e+002;
n=263; farx(n+1)=6.883904e+000; foe(n+1)=5.137037e+001; krok(n+1)=7.336129e-006; ng(n+1)=4.147705e+002;
n=264; farx(n+1)=6.911879e+000; foe(n+1)=5.133724e+001; krok(n+1)=1.787641e-005; ng(n+1)=2.175778e+002;
n=265; farx(n+1)=6.867890e+000; foe(n+1)=5.130445e+001; krok(n+1)=7.334139e-006; ng(n+1)=4.105890e+002;
n=266; farx(n+1)=6.895500e+000; foe(n+1)=5.127216e+001; krok(n+1)=1.782680e-005; ng(n+1)=2.155222e+002;
n=267; farx(n+1)=6.852317e+000; foe(n+1)=5.124015e+001; krok(n+1)=7.334139e-006; ng(n+1)=4.060250e+002;
n=268; farx(n+1)=6.879474e+000; foe(n+1)=5.120866e+001; krok(n+1)=1.773994e-005; ng(n+1)=2.135894e+002;
n=269; farx(n+1)=6.837085e+000; foe(n+1)=5.117750e+001; krok(n+1)=7.359141e-006; ng(n+1)=4.005091e+002;
n=270; farx(n+1)=6.863938e+000; foe(n+1)=5.114696e+001; krok(n+1)=1.755604e-005; ng(n+1)=2.119554e+002;
n=271; farx(n+1)=6.822567e+000; foe(n+1)=5.111663e+001; krok(n+1)=7.338903e-006; ng(n+1)=3.950929e+002;
n=272; farx(n+1)=6.848960e+000; foe(n+1)=5.108647e+001; krok(n+1)=1.777520e-005; ng(n+1)=2.097698e+002;
n=273; farx(n+1)=6.808091e+000; foe(n+1)=5.105666e+001; krok(n+1)=7.334139e-006; ng(n+1)=3.926714e+002;
n=274; farx(n+1)=6.834146e+000; foe(n+1)=5.102732e+001; krok(n+1)=1.763713e-005; ng(n+1)=2.080966e+002;
n=275; farx(n+1)=6.793995e+000; foe(n+1)=5.099828e+001; krok(n+1)=7.359141e-006; ng(n+1)=3.875521e+002;
n=276; farx(n+1)=6.819653e+000; foe(n+1)=5.096979e+001; krok(n+1)=1.738167e-005; ng(n+1)=2.065457e+002;
n=277; farx(n+1)=6.780216e+000; foe(n+1)=5.094163e+001; krok(n+1)=7.425417e-006; ng(n+1)=3.809225e+002;
n=278; farx(n+1)=6.805534e+000; foe(n+1)=5.091421e+001; krok(n+1)=1.689172e-005; ng(n+1)=2.053600e+002;
n=279; farx(n+1)=6.767179e+000; foe(n+1)=5.088706e+001; krok(n+1)=7.470954e-006; ng(n+1)=3.724495e+002;
n=280; farx(n+1)=6.792076e+000; foe(n+1)=5.086027e+001; krok(n+1)=1.675917e-005; ng(n+1)=2.037262e+002;
n=281; farx(n+1)=6.754516e+000; foe(n+1)=5.083385e+001; krok(n+1)=7.488082e-006; ng(n+1)=3.669904e+002;
n=282; farx(n+1)=6.779291e+000; foe(n+1)=5.080763e+001; krok(n+1)=1.684728e-005; ng(n+1)=2.020920e+002;
n=283; farx(n+1)=6.742077e+000; foe(n+1)=5.078155e+001; krok(n+1)=7.471755e-006; ng(n+1)=3.658553e+002;
n=284; farx(n+1)=6.766409e+000; foe(n+1)=5.075594e+001; krok(n+1)=1.666649e-005; ng(n+1)=2.006766e+002;
n=285; farx(n+1)=6.730060e+000; foe(n+1)=5.073061e+001; krok(n+1)=7.488082e-006; ng(n+1)=3.598489e+002;
n=286; farx(n+1)=6.754166e+000; foe(n+1)=5.070546e+001; krok(n+1)=1.675717e-005; ng(n+1)=1.990298e+002;
n=287; farx(n+1)=6.718250e+000; foe(n+1)=5.068051e+001; krok(n+1)=7.470954e-006; ng(n+1)=3.580281e+002;
n=288; farx(n+1)=6.742080e+000; foe(n+1)=5.065586e+001; krok(n+1)=1.675717e-005; ng(n+1)=1.975097e+002;
n=289; farx(n+1)=6.706677e+000; foe(n+1)=5.063138e+001; krok(n+1)=7.471755e-006; ng(n+1)=3.549998e+002;
n=290; farx(n+1)=6.730150e+000; foe(n+1)=5.060727e+001; krok(n+1)=1.664416e-005; ng(n+1)=1.961136e+002;
n=291; farx(n+1)=6.695384e+000; foe(n+1)=5.058338e+001; krok(n+1)=7.493898e-006; ng(n+1)=3.503368e+002;
n=292; farx(n+1)=6.718621e+000; foe(n+1)=5.055980e+001; krok(n+1)=1.656922e-005; ng(n+1)=1.948202e+002;
n=293; farx(n+1)=6.684446e+000; foe(n+1)=5.053639e+001; krok(n+1)=7.486185e-006; ng(n+1)=3.469432e+002;
n=294; farx(n+1)=6.707416e+000; foe(n+1)=5.051320e+001; krok(n+1)=1.663763e-005; ng(n+1)=1.932303e+002;
n=295; farx(n+1)=6.673656e+000; foe(n+1)=5.049018e+001; krok(n+1)=7.482921e-006; ng(n+1)=3.446598e+002;
n=296; farx(n+1)=6.696367e+000; foe(n+1)=5.046747e+001; krok(n+1)=1.656922e-005; ng(n+1)=1.919224e+002;
n=297; farx(n+1)=6.663149e+000; foe(n+1)=5.044492e+001; krok(n+1)=7.486185e-006; ng(n+1)=3.411990e+002;
n=298; farx(n+1)=6.685589e+000; foe(n+1)=5.042264e+001; krok(n+1)=1.654527e-005; ng(n+1)=1.905309e+002;
n=299; farx(n+1)=6.652922e+000; foe(n+1)=5.040051e+001; krok(n+1)=7.475688e-006; ng(n+1)=3.380743e+002;
n=300; farx(n+1)=6.675118e+000; foe(n+1)=5.037856e+001; krok(n+1)=1.663763e-005; ng(n+1)=1.889730e+002;

figure; semilogy(farx,'b'); hold on; semilogy(foe,'r'); xlabel('Iteracje'); ylabel('Earx, Eoe'); legend('Earx','Eoe'); title('Uczenie predyktora OE');
figure; subplot(2,1,1); semilogy(krok); xlabel('Iteracje'); ylabel('Krok');
subplot(2,1,2); semilogy(ng); xlabel('Iteracje'); ylabel('Norma gradientu');
Earx=farx(n+1)
Eoe=foe(n+1)
